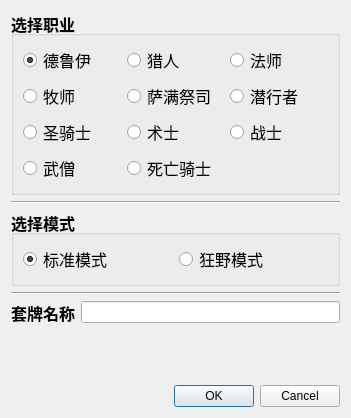
<?xml version="1.0" encoding="UTF-8"?>
<ui version="4.0">
 <class>DialogCreateDeck</class>
 <widget class="QDialog" name="DialogCreateDeck">
  <property name="geometry">
   <rect>
    <x>0</x>
    <y>0</y>
    <width>351</width>
    <height>418</height>
   </rect>
  </property>
  <property name="windowTitle">
   <string>新建套牌</string>
  </property>
  <layout class="QVBoxLayout" name="verticalLayout">
   <property name="sizeConstraint">
    <enum>QLayout::SetDefaultConstraint</enum>
   </property>
   <item>
    <widget class="QGroupBox" name="group_class">
     <property name="font">
      <font>
       <family>Microsoft YaHei UI</family>
       <pointsize>12</pointsize>
       <weight>75</weight>
       <bold>true</bold>
      </font>
     </property>
     <property name="title">
      <string>选择职业</string>
     </property>
     <layout class="QGridLayout" name="gridLayout_2">
      <item row="0" column="0">
       <widget class="QRadioButton" name="radioButton_Druid">
        <property name="font">
         <font>
          <family>Microsoft YaHei UI</family>
          <pointsize>12</pointsize>
          <weight>50</weight>
          <bold>false</bold>
         </font>
        </property>
        <property name="text">
         <string>德鲁伊</string>
        </property>
        <property name="checked">
         <bool>true</bool>
        </property>
       </widget>
      </item>
      <item row="0" column="1">
       <widget class="QRadioButton" name="radioButton_Hunter">
        <property name="font">
         <font>
          <family>Microsoft YaHei UI</family>
          <pointsize>12</pointsize>
          <weight>50</weight>
          <bold>false</bold>
         </font>
        </property>
        <property name="text">
         <string>猎人</string>
        </property>
       </widget>
      </item>
      <item row="0" column="2">
       <widget class="QRadioButton" name="radioButton_Mage">
        <property name="font">
         <font>
          <family>Microsoft YaHei UI</family>
          <pointsize>12</pointsize>
          <weight>50</weight>
          <bold>false</bold>
         </font>
        </property>
        <property name="text">
         <string>法师</string>
        </property>
       </widget>
      </item>
      <item row="1" column="0">
       <widget class="QRadioButton" name="radioButton_Priest">
        <property name="font">
         <font>
          <family>Microsoft YaHei UI</family>
          <pointsize>12</pointsize>
          <weight>50</weight>
          <bold>false</bold>
         </font>
        </property>
        <property name="text">
         <string>牧师</string>
        </property>
       </widget>
      </item>
      <item row="1" column="1">
       <widget class="QRadioButton" name="radioButton_Shaman">
        <property name="font">
         <font>
          <family>Microsoft YaHei UI</family>
          <pointsize>12</pointsize>
          <weight>50</weight>
          <bold>false</bold>
         </font>
        </property>
        <property name="text">
         <string>萨满祭司</string>
        </property>
       </widget>
      </item>
      <item row="1" column="2">
       <widget class="QRadioButton" name="radioButton_Rogue">
        <property name="font">
         <font>
          <family>Microsoft YaHei UI</family>
          <pointsize>12</pointsize>
          <weight>50</weight>
          <bold>false</bold>
         </font>
        </property>
        <property name="text">
         <string>潜行者</string>
        </property>
       </widget>
      </item>
      <item row="2" column="0">
       <widget class="QRadioButton" name="radioButton_Paladin">
        <property name="font">
         <font>
          <family>Microsoft YaHei UI</family>
          <pointsize>12</pointsize>
          <weight>50</weight>
          <bold>false</bold>
         </font>
        </property>
        <property name="text">
         <string>圣骑士</string>
        </property>
       </widget>
      </item>
      <item row="2" column="1">
       <widget class="QRadioButton" name="radioButton_Warlock">
        <property name="font">
         <font>
          <family>Microsoft YaHei UI</family>
          <pointsize>12</pointsize>
          <weight>50</weight>
          <bold>false</bold>
         </font>
        </property>
        <property name="text">
         <string>术士</string>
        </property>
       </widget>
      </item>
      <item row="2" column="2">
       <widget class="QRadioButton" name="radioButton_Warrior">
        <property name="font">
         <font>
          <family>Microsoft YaHei UI</family>
          <pointsize>12</pointsize>
          <weight>50</weight>
          <bold>false</bold>
         </font>
        </property>
        <property name="text">
         <string>战士</string>
        </property>
       </widget>
      </item>
      <item row="3" column="0">
       <widget class="QRadioButton" name="radioButton_Monk">
        <property name="font">
         <font>
          <family>Microsoft YaHei UI</family>
          <pointsize>12</pointsize>
          <weight>50</weight>
          <bold>false</bold>
         </font>
        </property>
        <property name="text">
         <string>武僧</string>
        </property>
       </widget>
      </item>
      <item row="3" column="1">
       <widget class="QRadioButton" name="radioButton_DeathKnight">
        <property name="font">
         <font>
          <family>Microsoft YaHei UI</family>
          <pointsize>12</pointsize>
          <weight>50</weight>
          <bold>false</bold>
         </font>
        </property>
        <property name="text">
         <string>死亡骑士</string>
        </property>
       </widget>
      </item>
     </layout>
     <zorder>radioButton_Druid</zorder>
     <zorder>radioButton_Hunter</zorder>
     <zorder>radioButton_Mage</zorder>
     <zorder>radioButton_Priest</zorder>
     <zorder>radioButton_Shaman</zorder>
     <zorder>radioButton_Rogue</zorder>
     <zorder>radioButton_Paladin</zorder>
     <zorder>radioButton_Paladin</zorder>
     <zorder>radioButton_Warlock</zorder>
     <zorder>radioButton_Warrior</zorder>
     <zorder>radioButton_Monk</zorder>
     <zorder>radioButton_DeathKnight</zorder>
     <zorder>gridLayoutWidget</zorder>
     <zorder>gridLayoutWidget</zorder>
    </widget>
   </item>
   <item>
    <widget class="Line" name="line">
     <property name="orientation">
      <enum>Qt::Horizontal</enum>
     </property>
    </widget>
   </item>
   <item>
    <widget class="QGroupBox" name="group_mode">
     <property name="font">
      <font>
       <family>Microsoft YaHei UI</family>
       <pointsize>12</pointsize>
       <weight>75</weight>
       <bold>true</bold>
      </font>
     </property>
     <property name="title">
      <string>选择模式</string>
     </property>
     <layout class="QGridLayout" name="gridLayout">
      <item row="0" column="0">
       <widget class="QRadioButton" name="radioButton_standard">
        <property name="font">
         <font>
          <family>Microsoft YaHei UI</family>
          <pointsize>12</pointsize>
          <weight>50</weight>
          <bold>false</bold>
         </font>
        </property>
        <property name="text">
         <string>标准模式</string>
        </property>
        <property name="checked">
         <bool>true</bool>
        </property>
       </widget>
      </item>
      <item row="0" column="1">
       <widget class="QRadioButton" name="radioButton_wild">
        <property name="font">
         <font>
          <family>Microsoft YaHei UI</family>
          <pointsize>12</pointsize>
          <weight>50</weight>
          <bold>false</bold>
         </font>
        </property>
        <property name="text">
         <string>狂野模式</string>
        </property>
       </widget>
      </item>
     </layout>
    </widget>
   </item>
   <item>
    <widget class="Line" name="line_2">
     <property name="orientation">
      <enum>Qt::Horizontal</enum>
     </property>
    </widget>
   </item>
   <item>
    <layout class="QHBoxLayout" name="horizontalLayout">
     <item alignment="Qt::AlignLeft|Qt::AlignTop">
      <widget class="QLabel" name="label_deck_name">
       <property name="font">
        <font>
         <family>Microsoft YaHei UI</family>
         <pointsize>12</pointsize>
         <weight>75</weight>
         <bold>true</bold>
        </font>
       </property>
       <property name="text">
        <string>套牌名称</string>
       </property>
      </widget>
     </item>
     <item alignment="Qt::AlignTop">
      <widget class="QLineEdit" name="edit_deck_name"/>
     </item>
    </layout>
   </item>
   <item alignment="Qt::AlignBottom">
    <widget class="QDialogButtonBox" name="buttonBox">
     <property name="sizePolicy">
      <sizepolicy hsizetype="Expanding" vsizetype="Minimum">
       <horstretch>0</horstretch>
       <verstretch>0</verstretch>
      </sizepolicy>
     </property>
     <property name="orientation">
      <enum>Qt::Horizontal</enum>
     </property>
     <property name="standardButtons">
      <set>QDialogButtonBox::Cancel|QDialogButtonBox::Ok</set>
     </property>
    </widget>
   </item>
  </layout>
 </widget>
 <resources/>
 <connections>
  <connection>
   <sender>buttonBox</sender>
   <signal>accepted()</signal>
   <receiver>DialogCreateDeck</receiver>
   <slot>accept()</slot>
   <hints>
    <hint type="sourcelabel">
     <x>248</x>
     <y>254</y>
    </hint>
    <hint type="destinationlabel">
     <x>157</x>
     <y>274</y>
    </hint>
   </hints>
  </connection>
  <connection>
   <sender>buttonBox</sender>
   <signal>rejected()</signal>
   <receiver>DialogCreateDeck</receiver>
   <slot>reject()</slot>
   <hints>
    <hint type="sourcelabel">
     <x>316</x>
     <y>260</y>
    </hint>
    <hint type="destinationlabel">
     <x>286</x>
     <y>274</y>
    </hint>
   </hints>
  </connection>
 </connections>
</ui>
